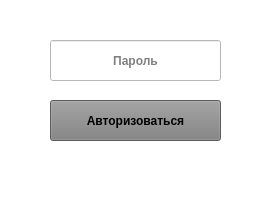
<?xml version="1.0" encoding="UTF-8"?>
<ui version="4.0">
 <class>MainWindow</class>
 <widget class="QMainWindow" name="MainWindow">
  <property name="geometry">
   <rect>
    <x>0</x>
    <y>0</y>
    <width>270</width>
    <height>211</height>
   </rect>
  </property>
  <property name="windowTitle">
   <string>Авторизация</string>
  </property>
  <property name="autoFillBackground">
   <bool>false</bool>
  </property>
  <property name="styleSheet">
   <string notr="true">background-color: rgb(255,255,255);</string>
  </property>
  <widget class="QWidget" name="centralwidget">
   <widget class="QLineEdit" name="passwordEdit">
    <property name="geometry">
     <rect>
      <x>50</x>
      <y>40</y>
      <width>171</width>
      <height>41</height>
     </rect>
    </property>
    <property name="font">
     <font>
      <bold>true</bold>
     </font>
    </property>
    <property name="alignment">
     <set>Qt::AlignCenter</set>
    </property>
    <property name="placeholderText">
     <string>Пароль</string>
    </property>
   </widget>
   <widget class="QPushButton" name="loginButton">
    <property name="geometry">
     <rect>
      <x>50</x>
      <y>100</y>
      <width>171</width>
      <height>41</height>
     </rect>
    </property>
    <property name="font">
     <font>
      <bold>true</bold>
     </font>
    </property>
    <property name="styleSheet">
     <string notr="true">background-color: rgb(128, 128, 128);</string>
    </property>
    <property name="text">
     <string>Авторизоваться</string>
    </property>
   </widget>
  </widget>
  <widget class="QMenuBar" name="menubar">
   <property name="geometry">
    <rect>
     <x>0</x>
     <y>0</y>
     <width>270</width>
     <height>21</height>
    </rect>
   </property>
  </widget>
  <widget class="QStatusBar" name="statusbar"/>
 </widget>
 <resources/>
 <connections/>
</ui>
